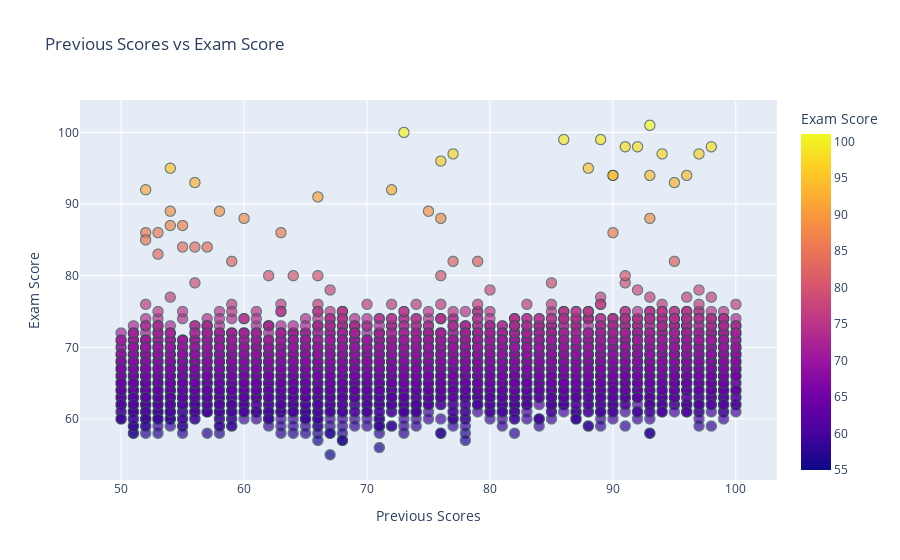

Notebook cell for this chart:
### Code cell
import plotly.express as px

fig = px.scatter(data_frame=df,
                 x='Previous_Scores',
                 y='Exam_Score',
                 color='Exam_Score',
                 title='Previous Scores vs Exam Score',
                 labels={'Previous_Scores': 'Previous Scores', 'Exam_Score': 'Exam Score'},
                 size_max=10)

fig.update_traces(marker=dict(size=10,
                              opacity=0.7,
                              line=dict(width=1, color='DarkSlateGrey')))
fig.show()

### Figure 1 — Plotly figure (JSON) as saved in the notebook; plotly's stock layout.template omitted (floating-point values rounded to 4 significant figures; data arrays with more than 128 entries replaced by an {"elided": "..."} marker saying what was removed)
{"data": [{"hovertemplate": "Previous Scores=%{x}<br>Exam Score=%{marker.color}<extra></extra>", "legendgroup": "", "marker": {"color": {"elided": "6607 int values"}, "coloraxis": "coloraxis", "line": {"color": "DarkSlateGrey", "width": 1}, "opacity": 0.7, "size": 10, "symbol": "circle"}, "mode": "markers", "name": "", "showlegend": false, "type": "scattergl", "x": {"elided": "6607 int values"}, "xaxis": "x", "y": {"elided": "6607 int values"}, "yaxis": "y"}], "layout": {"autosize": true, "coloraxis": {"colorbar": {"title": {"text": "Exam Score"}}, "colorscale": [[0, "#0d0887"], [0.1111, "#46039f"], [0.2222, "#7201a8"], [0.3333, "#9c179e"], [0.4444, "#bd3786"], [0.5556, "#d8576b"], [0.6667, "#ed7953"], [0.7778, "#fb9f3a"], [0.8889, "#fdca26"], [1, "#f0f921"]]}, "legend": {"tracegroupgap": 0}, "title": {"text": "Previous Scores vs Exam Score"}, "xaxis": {"anchor": "y", "autorange": true, "domain": [0, 1], "range": [46.78, 103.2], "title": {"text": "Previous Scores"}, "type": "linear"}, "yaxis": {"anchor": "x", "autorange": true, "domain": [0, 1], "range": [50.31, 105.7], "title": {"text": "Exam Score"}, "type": "linear"}}}
